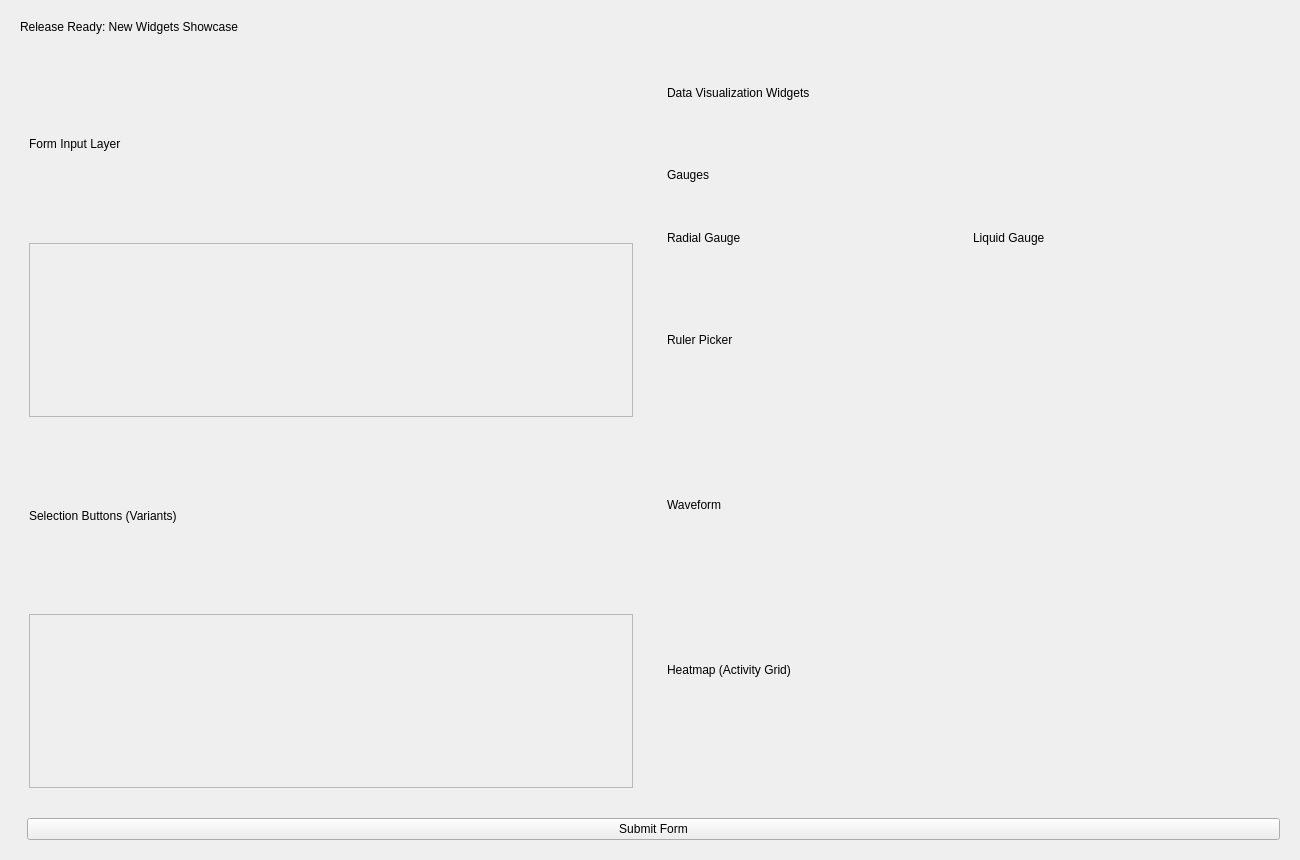
<?xml version='1.0' encoding='utf-8'?>
<ui version="4.0">
 <class>MainWindow</class>
 <widget class="QMainWindow" name="MainWindow">
  <property name="geometry">
   <rect>
    <x>0</x>
    <y>0</y>
    <width>1300</width>
    <height>860</height>
   </rect>
  </property>
  <property name="windowTitle">
   <string>New Widgets Release — Input Layer + Data Viz</string>
  </property>
  <widget class="QWidget" name="centralwidget">
   <layout class="QVBoxLayout" name="verticalLayout">
    <property name="spacing">
     <number>14</number>
    </property>
    <property name="leftMargin">
     <number>20</number>
    </property>
    <property name="topMargin">
     <number>20</number>
    </property>
    <property name="rightMargin">
     <number>20</number>
    </property>
    <property name="bottomMargin">
     <number>20</number>
    </property>
    <item>
     <widget class="QLabel" name="headerLabel">
      <property name="text">
       <string>Release Ready: New Widgets Showcase</string>
      </property>
     </widget>
    </item>
    <item>
     <layout class="QHBoxLayout" name="splitRow">
      <property name="spacing">
     <number>16</number>
    </property>
      <item>
       <widget class="QScrollArea" name="leftScroll">
        <property name="widgetResizable">
         <bool>true</bool>
        </property>
        <property name="frameShape">
         <enum>QFrame::NoFrame</enum>
        </property>
        <widget class="QWidget" name="leftContent">
         <property name="geometry">
          <rect>
           <x>0</x>
           <y>0</y>
           <width>610</width>
           <height>720</height>
          </rect>
         </property>
         <layout class="QVBoxLayout" name="leftLayout">
          <property name="spacing">
     <number>12</number>
    </property>
          <item>
           <widget class="QLabel" name="formTitle">
            <property name="text">
             <string>Form Input Layer</string>
            </property>
           </widget>
          </item>
          <item>
           <widget class="QFrame" name="formCard">
            <property name="frameShape">
             <enum>QFrame::StyledPanel</enum>
            </property>
            <layout class="QVBoxLayout" name="formCardLayout">
             <item>
              <widget class="QCustomForm" name="showcaseForm" />
             </item>
            </layout>
           </widget>
          </item>
          <item>
           <widget class="QLabel" name="groupsTitle">
            <property name="text">
             <string>Selection Buttons (Variants)</string>
            </property>
           </widget>
          </item>
          <item>
           <widget class="QFrame" name="groupsCard">
            <property name="frameShape">
             <enum>QFrame::StyledPanel</enum>
            </property>
            <layout class="QVBoxLayout" name="groupsHostLayout">
             <property name="spacing">
     <number>8</number>
    </property>
            </layout>
           </widget>
          </item>
          <item>
           <spacer name="leftSpacer">
            <property name="orientation">
             <enum>Qt::Vertical</enum>
            </property>
           </spacer>
          </item>
         </layout>
        </widget>
       </widget>
      </item>
      <item>
       <widget class="QScrollArea" name="rightScroll">
        <property name="widgetResizable">
         <bool>true</bool>
        </property>
        <property name="frameShape">
         <enum>QFrame::NoFrame</enum>
        </property>
        <widget class="QWidget" name="rightContent">
         <property name="geometry">
          <rect>
           <x>0</x>
           <y>0</y>
           <width>610</width>
           <height>720</height>
          </rect>
         </property>
         <layout class="QVBoxLayout" name="rightLayout">
          <property name="spacing">
     <number>12</number>
    </property>
          <item>
           <widget class="QLabel" name="vizTitle">
            <property name="text">
             <string>Data Visualization Widgets</string>
            </property>
           </widget>
          </item>
          <item>
           <widget class="QLabel" name="gaugeSectionLabel">
            <property name="text">
             <string>Gauges</string>
            </property>
           </widget>
          </item>
          <item>
           <layout class="QGridLayout" name="gaugeGrid">
            <property name="spacing">
     <number>8</number>
    </property>
            <item row="0" column="0">
             <widget class="QLabel" name="radialCaption">
              <property name="text">
               <string>Radial Gauge</string>
              </property>
             </widget>
            </item>
            <item row="0" column="1">
             <widget class="QLabel" name="liquidCaption">
              <property name="text">
               <string>Liquid Gauge</string>
              </property>
             </widget>
            </item>
            <item row="1" column="0">
             <widget class="QCustomRadialGauge" name="radialGauge">
              <property name="maximumSize">
               <size>
                <width>16777215</width>
                <height>180</height>
               </size>
              </property>
              <property name="value" stdset="0">
               <double>65.000000000000000</double>
              </property>
             </widget>
            </item>
            <item row="1" column="1">
             <widget class="QCustomLiquidGauge" name="liquidGauge">
              <property name="maximumSize">
               <size>
                <width>16777215</width>
                <height>180</height>
               </size>
              </property>
              <property name="value" stdset="0">
               <double>72.000000000000000</double>
              </property>
             </widget>
            </item>
           </layout>
          </item>
          <item>
           <widget class="QLabel" name="rulerCaption">
            <property name="text">
             <string>Ruler Picker</string>
            </property>
           </widget>
          </item>
          <item>
           <widget class="QCustomRulerPicker" name="rulerPicker">
            <property name="maximumSize">
             <size>
              <width>16777215</width>
              <height>80</height>
             </size>
            </property>
            <property name="value" stdset="0">
             <double>50.000000000000000</double>
            </property>
           </widget>
          </item>
          <item>
           <widget class="QLabel" name="waveformCaption">
            <property name="text">
             <string>Waveform</string>
            </property>
           </widget>
          </item>
          <item>
           <widget class="QCustomWaveform" name="waveform">
            <property name="maximumSize">
             <size>
              <width>16777215</width>
              <height>100</height>
             </size>
            </property>
            <property name="mode" stdset="0">
             <string>bars</string>
            </property>
            <property name="animated" stdset="0">
             <bool>true</bool>
            </property>
           </widget>
          </item>
          <item>
           <widget class="QLabel" name="heatmapCaption">
            <property name="text">
             <string>Heatmap (Activity Grid)</string>
            </property>
           </widget>
          </item>
          <item>
           <widget class="QCustomHeatmap" name="heatmap">
            <property name="maximumSize">
             <size>
              <width>16777215</width>
              <height>120</height>
             </size>
            </property>
           </widget>
          </item>
          <item>
           <spacer name="rightSpacer">
            <property name="orientation">
             <enum>Qt::Vertical</enum>
            </property>
           </spacer>
          </item>
         </layout>
        </widget>
       </widget>
      </item>
     </layout>
    </item>
    <item>
     <layout class="QHBoxLayout" name="actionBar">
      <item>
       <spacer name="actionSpacer">
        <property name="orientation">
         <enum>Qt::Horizontal</enum>
        </property>
       </spacer>
      </item>
      <item>
       <widget class="QCustomQPushButton" name="submitBtn">
        <property name="text">
         <string>Submit Form</string>
        </property>
        <property name="variant" stdset="0">
         <string>primary</string>
        </property>
        <property name="sizeVariant" stdset="0">
         <string>md</string>
        </property>
       </widget>
      </item>
     </layout>
    </item>
   </layout>
  </widget>
 </widget>
 <customwidgets>
  <customwidget>
   <class>QCustomForm</class>
   <extends>QWidget</extends>
   <header location="global">Custom_Widgets.QCustomForm.h</header>
  </customwidget>
  <customwidget>
   <class>QCustomQPushButton</class>
   <extends>QPushButton</extends>
   <header location="global">Custom_Widgets.QCustomQPushButton.h</header>
  </customwidget>
  <customwidget>
   <class>QCustomRadialGauge</class>
   <extends>QWidget</extends>
   <header location="global">Custom_Widgets.QCustomRadialGauge.h</header>
  </customwidget>
  <customwidget>
   <class>QCustomLiquidGauge</class>
   <extends>QWidget</extends>
   <header location="global">Custom_Widgets.QCustomLiquidGauge.h</header>
  </customwidget>
  <customwidget>
   <class>QCustomRulerPicker</class>
   <extends>QWidget</extends>
   <header location="global">Custom_Widgets.QCustomRulerPicker.h</header>
  </customwidget>
  <customwidget>
   <class>QCustomWaveform</class>
   <extends>QWidget</extends>
   <header location="global">Custom_Widgets.QCustomWaveform.h</header>
  </customwidget>
  <customwidget>
   <class>QCustomHeatmap</class>
   <extends>QWidget</extends>
   <header location="global">Custom_Widgets.QCustomHeatmap.h</header>
  </customwidget>
 <customwidget><class>QPushButton</class><extends>QPushButton</extends><header location="global">Custom_Widgets.Theme.h</header><container>1</container></customwidget><customwidget><class>QLabel</class><extends>QLabel</extends><header location="global">Custom_Widgets.Theme.h</header><container>1</container></customwidget></customwidgets>
 <connections />
</ui>
